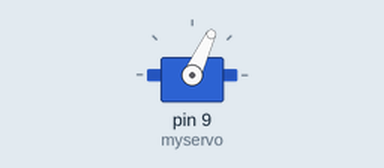
A sketch run on a simulated Arduino Uno, built with avr-gcc and run on an emulated ATmega328P. Shown: servo.

Above: at 0.05 s.
At 6.65 s:
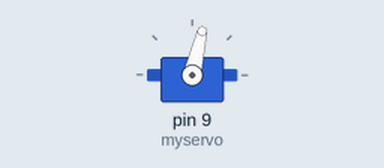
Timing chart, 0 to 11.0 s (numbered marks = the images above):
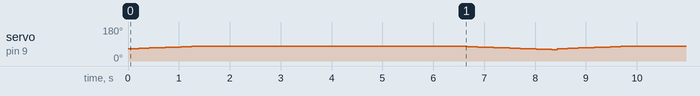

The sketch:

Programme_final.ino
```cpp
#include <Servo.h>

Servo myservo;
int pos = 0;
#define PAUSE 5000

void setup() {
 myservo.attach(9);
}

void loop() {
   for (pos = 65; pos <= 78; pos += 1) {
    myservo.write(pos);
    delay(104);
   }
    myservo.write(78);
    delay(PAUSE);

    for (pos = 78; pos >= 60; pos -= 1) {
      myservo.write(pos);
      delay(104);
    }
}
```
